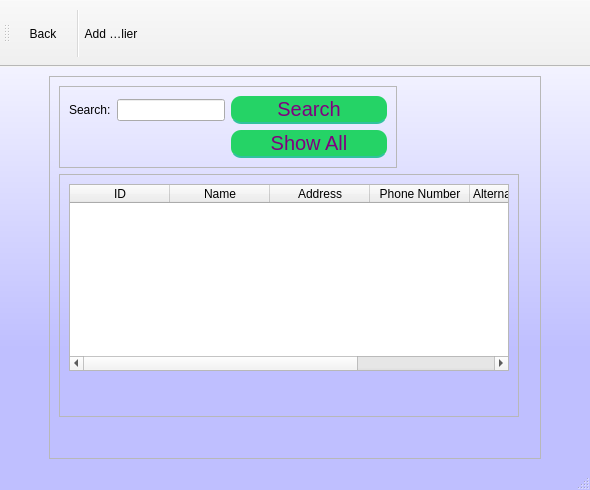
<?xml version="1.0" encoding="UTF-8"?>
<ui version="4.0">
 <class>MainWindow</class>
 <widget class="QMainWindow" name="MainWindow">
  <property name="geometry">
   <rect>
    <x>0</x>
    <y>0</y>
    <width>590</width>
    <height>490</height>
   </rect>
  </property>
  <property name="windowTitle">
   <string>MainWindow</string>
  </property>
  <property name="styleSheet">
   <string notr="true">QMainWindow{
background-color: qlineargradient(spread:reflect, x1:0.5, y1:1, x2:0.5, y2:0, stop:0.289773 rgba(191, 191, 255, 255), stop:1 rgba(255, 255, 255, 255));
}



QPushButton {
	width: 150%;
height:20px;
	padding: 3%;
	background:#25D366;
	border-bottom: 2px solid #30C29E;
	border-top-style: none;
	border-right-style: none;
	border-left-style: none;	
	color: #fff;
 border-radius: 10px;
font-size:20px;
color:purple;
}
QPushButton:pressed {
    background: darkgreen;
}
</string>
  </property>
  <widget class="QWidget" name="centralwidget">
   <layout class="QGridLayout" name="gridLayout_4">
    <item row="0" column="0">
     <spacer name="horizontalSpacer">
      <property name="orientation">
       <enum>Qt::Horizontal</enum>
      </property>
      <property name="sizeType">
       <enum>QSizePolicy::Preferred</enum>
      </property>
      <property name="sizeHint" stdset="0">
       <size>
        <width>40</width>
        <height>20</height>
       </size>
      </property>
     </spacer>
    </item>
    <item row="0" column="2">
     <spacer name="horizontalSpacer_2">
      <property name="orientation">
       <enum>Qt::Horizontal</enum>
      </property>
      <property name="sizeType">
       <enum>QSizePolicy::Preferred</enum>
      </property>
      <property name="sizeHint" stdset="0">
       <size>
        <width>40</width>
        <height>20</height>
       </size>
      </property>
     </spacer>
    </item>
    <item row="0" column="1">
     <widget class="QFrame" name="frame_3">
      <property name="focusPolicy">
       <enum>Qt::StrongFocus</enum>
      </property>
      <property name="frameShape">
       <enum>QFrame::StyledPanel</enum>
      </property>
      <property name="frameShadow">
       <enum>QFrame::Raised</enum>
      </property>
      <layout class="QGridLayout" name="gridLayout_3">
       <item row="0" column="2">
        <widget class="Line" name="line">
         <property name="orientation">
          <enum>Qt::Horizontal</enum>
         </property>
        </widget>
       </item>
       <item row="3" column="0">
        <spacer name="verticalSpacer">
         <property name="orientation">
          <enum>Qt::Vertical</enum>
         </property>
         <property name="sizeHint" stdset="0">
          <size>
           <width>20</width>
           <height>40</height>
          </size>
         </property>
        </spacer>
       </item>
       <item row="2" column="0">
        <widget class="QFrame" name="frame_2">
         <property name="frameShape">
          <enum>QFrame::StyledPanel</enum>
         </property>
         <property name="frameShadow">
          <enum>QFrame::Raised</enum>
         </property>
         <layout class="QGridLayout" name="gridLayout_2">
          <item row="2" column="0">
           <spacer name="verticalSpacer_2">
            <property name="orientation">
             <enum>Qt::Vertical</enum>
            </property>
            <property name="sizeHint" stdset="0">
             <size>
              <width>20</width>
              <height>40</height>
             </size>
            </property>
           </spacer>
          </item>
          <item row="1" column="0">
           <widget class="QTableWidget" name="tableWidget">
            <property name="inputMethodHints">
             <set>Qt::ImhNone</set>
            </property>
            <property name="sizeAdjustPolicy">
             <enum>QAbstractScrollArea::AdjustIgnored</enum>
            </property>
            <property name="alternatingRowColors">
             <bool>true</bool>
            </property>
            <property name="selectionMode">
             <enum>QAbstractItemView::ExtendedSelection</enum>
            </property>
            <attribute name="horizontalHeaderStretchLastSection">
             <bool>false</bool>
            </attribute>
            <attribute name="verticalHeaderVisible">
             <bool>false</bool>
            </attribute>
            <attribute name="verticalHeaderStretchLastSection">
             <bool>false</bool>
            </attribute>
            <column>
             <property name="text">
              <string>ID</string>
             </property>
            </column>
            <column>
             <property name="text">
              <string>Name</string>
             </property>
            </column>
            <column>
             <property name="text">
              <string>Address</string>
             </property>
            </column>
            <column>
             <property name="text">
              <string>Phone Number</string>
             </property>
            </column>
            <column>
             <property name="text">
              <string>Alternate Number</string>
             </property>
            </column>
            <column>
             <property name="text">
              <string>Email</string>
             </property>
            </column>
           </widget>
          </item>
         </layout>
        </widget>
       </item>
       <item row="0" column="0" rowspan="2" colspan="2">
        <widget class="QFrame" name="frame">
         <property name="sizePolicy">
          <sizepolicy hsizetype="Maximum" vsizetype="Preferred">
           <horstretch>0</horstretch>
           <verstretch>0</verstretch>
          </sizepolicy>
         </property>
         <property name="frameShape">
          <enum>QFrame::StyledPanel</enum>
         </property>
         <property name="frameShadow">
          <enum>QFrame::Raised</enum>
         </property>
         <layout class="QGridLayout" name="gridLayout">
          <item row="0" column="0">
           <widget class="QLabel" name="searchLabel">
            <property name="sizePolicy">
             <sizepolicy hsizetype="Expanding" vsizetype="Preferred">
              <horstretch>0</horstretch>
              <verstretch>0</verstretch>
             </sizepolicy>
            </property>
            <property name="text">
             <string>Search:</string>
            </property>
           </widget>
          </item>
          <item row="0" column="2">
           <widget class="QLineEdit" name="searchInput">
            <property name="sizePolicy">
             <sizepolicy hsizetype="Preferred" vsizetype="Fixed">
              <horstretch>0</horstretch>
              <verstretch>0</verstretch>
             </sizepolicy>
            </property>
            <property name="inputMethodHints">
             <set>Qt::ImhNoAutoUppercase</set>
            </property>
           </widget>
          </item>
          <item row="0" column="3">
           <widget class="QPushButton" name="searchButton">
            <property name="text">
             <string>Search</string>
            </property>
           </widget>
          </item>
          <item row="1" column="3">
           <widget class="QPushButton" name="showAllButton">
            <property name="text">
             <string>Show All</string>
            </property>
           </widget>
          </item>
         </layout>
        </widget>
       </item>
      </layout>
     </widget>
    </item>
   </layout>
  </widget>
  <widget class="QMenuBar" name="menubar">
   <property name="geometry">
    <rect>
     <x>0</x>
     <y>0</y>
     <width>590</width>
     <height>21</height>
    </rect>
   </property>
  </widget>
  <widget class="QStatusBar" name="statusbar"/>
  <widget class="QToolBar" name="toolBar">
   <property name="windowTitle">
    <string>toolBar</string>
   </property>
   <property name="styleSheet">
    <string notr="true">QToolButton
    {
        height: 52px;
        width: 52px;
    }</string>
   </property>
   <attribute name="toolBarArea">
    <enum>TopToolBarArea</enum>
   </attribute>
   <attribute name="toolBarBreak">
    <bool>false</bool>
   </attribute>
   <addaction name="actionBack"/>
   <addaction name="separator"/>
   <addaction name="actionShow_Supplier"/>
  </widget>
  <action name="actionShow_Supplier">
   <property name="icon">
    <iconset>
     <normaloff>:/Suppliers/Suppliers/addSupplier.svg</normaloff>:/Suppliers/Suppliers/addSupplier.svg</iconset>
   </property>
   <property name="text">
    <string>Add Supplier</string>
   </property>
   <property name="toolTip">
    <string>Add Supplier</string>
   </property>
  </action>
  <action name="actionBack">
   <property name="icon">
    <iconset>
     <normaloff>:/Suppliers/Suppliers/Left_Arrow_-512.png</normaloff>:/Suppliers/Suppliers/Left_Arrow_-512.png</iconset>
   </property>
   <property name="text">
    <string>Back</string>
   </property>
   <property name="toolTip">
    <string>Go back</string>
   </property>
  </action>
 </widget>
 <resources>
  <include location="rec.qrc"/>
 </resources>
 <connections/>
</ui>
